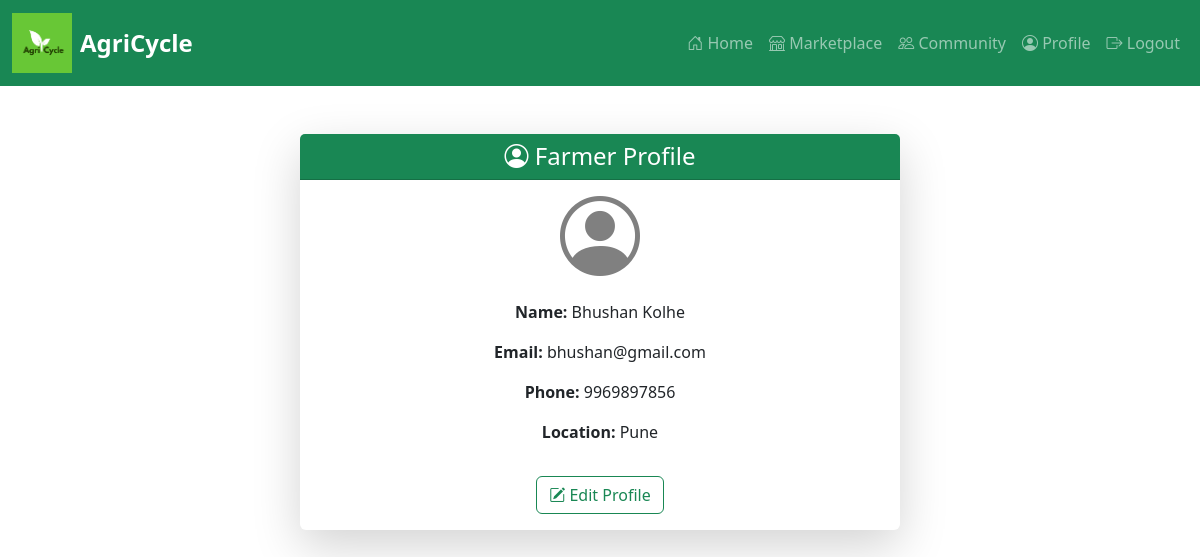
Page /farmer/profile.php (signed in) on the committed database.
### tables this page shows
CREATE TABLE `farmers` (
  `id` int(11) NOT NULL,
  `email` varchar(255) NOT NULL,
  `password` varchar(255) NOT NULL,
  `name` varchar(100) DEFAULT NULL,
  `phone` varchar(15) DEFAULT NULL,
  `location` varchar(100) DEFAULT NULL,
  `is_verified` tinyint(1) DEFAULT 0,
  `aadhaar_path` varchar(255) DEFAULT NULL,
  `verification_requested` tinyint(1) DEFAULT 0
);

### farmer/profile.php (the view, shortened to what this page needs)
<?php
include '../config/db_connect.php';
include 'header.php';
$farmer_id = $_SESSION['user_id'];
$query = "SELECT * FROM farmers WHERE id = '$farmer_id'";
$result = mysqli_query($conn, $query);
$farmer = mysqli_fetch_assoc($result);
?>
<!DOCTYPE html>
<html lang="en">
<head>
    <link href="https://cdn.jsdelivr.net/npm/bootstrap@5.3.0/dist/css/bootstrap.min.css" rel="stylesheet">
    <link href="https://cdn.jsdelivr.net/npm/bootstrap-icons/font/bootstrap-icons.css" rel="stylesheet">
</head>
<body>
<div class="container mt-5">
    <div class="card mx-auto shadow-lg border-0" style="max-width: 600px;">
        <div class="card-header bg-success text-white text-center">
            <h4 class="mb-0"><i class="bi bi-person-circle"></i> Farmer Profile</h4>
        </div>
        <div class="card-body text-center">
            <div class="mb-4">
                <?php if (!empty($farmer['profile_photo']) && file_exists("../" . $farmer['profile_photo'])): ?>
                    <img src="../<?= $farmer['profile_photo'] ?>" alt="Profile Photo" class="rounded-circle shadow" width="120" height="120" style="object-fit: cover;">
                <?php else: ?>
                    <i class="bi bi-person-circle" style="font-size: 5rem; color: gray;"></i>
                <?php endif; ?>
            </div>
            <p><strong>Name:</strong> <?= htmlspecialchars($farmer['name']) ?></p>
            <p><strong>Email:</strong> <?= htmlspecialchars($farmer['email']) ?></p>
            <p><strong>Phone:</strong> <?= htmlspecialchars($farmer['phone']) ?></p>
            <p><strong>Location:</strong> <?= htmlspecialchars($farmer['location']) ?></p>
            <a href="edit_profile.php" class="btn btn-outline-success mt-3">
                <i class="bi bi-pencil-square"></i> Edit Profile
            </a>
        </div>
    </div>
</div>
</body>
</html>

### rows in the picture
farmers: name "Bhushan Kolhe", email "bhushan@gmail.com", phone "9969897856", location "Pune"
